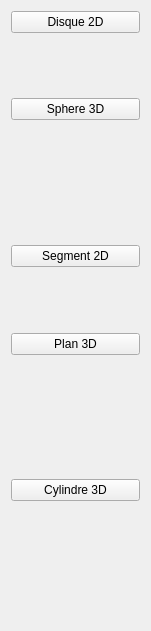
          <widget class="QWidget" name="layoutWidget_19">
           <property name="geometry">
            <rect>
             <x>30</x>
             <y>20</y>
             <width>151</width>
             <height>631</height>
            </rect>
           </property>
           <layout class="QVBoxLayout" name="verticalLayout_7">
            <property name="spacing">
             <number>6</number>
            </property>
            <item>
             <widget class="QPushButton" name="ObstaclesDisqueButton">
              <property name="whatsThis">
               <string>&lt;html&gt;&lt;head/&gt;&lt;body&gt;&lt;p&gt;Ceci est un test, qu'est ce que ça fait ?&lt;/p&gt;&lt;/body&gt;&lt;/html&gt;</string>
              </property>
              <property name="text">
               <string>Disque 2D</string>
              </property>
             </widget>
            </item>
            <item>
             <spacer name="verticalSpacer_28">
              <property name="orientation">
               <enum>Qt::Vertical</enum>
              </property>
              <property name="sizeHint" stdset="0">
               <size>
                <width>20</width>
                <height>40</height>
               </size>
              </property>
             </spacer>
            </item>
            <item>
             <widget class="QPushButton" name="ObstaclesSphereButton">
              <property name="text">
               <string>Sphere 3D</string>
              </property>
             </widget>
            </item>
            <item>
             <spacer name="verticalSpacer_29">
              <property name="orientation">
               <enum>Qt::Vertical</enum>
              </property>
              <property name="sizeHint" stdset="0">
               <size>
                <width>20</width>
                <height>40</height>
               </size>
              </property>
             </spacer>
            </item>
            <item>
             <spacer name="verticalSpacer_37">
              <property name="orientation">
               <enum>Qt::Vertical</enum>
              </property>
              <property name="sizeHint" stdset="0">
               <size>
                <width>20</width>
                <height>40</height>
               </size>
              </property>
             </spacer>
            </item>
            <item>
             <widget class="QPushButton" name="ObstaclesSegmentButton">
              <property name="text">
               <string>Segment 2D</string>
              </property>
             </widget>
            </item>
            <item>
             <spacer name="verticalSpacer_31">
              <property name="orientation">
               <enum>Qt::Vertical</enum>
              </property>
              <property name="sizeHint" stdset="0">
               <size>
                <width>20</width>
                <height>40</height>
               </size>
              </property>
             </spacer>
            </item>
            <item>
             <widget class="QPushButton" name="ObstaclesPlanButton">
              <property name="text">
               <string>Plan 3D</string>
              </property>
             </widget>
            </item>
            <item>
             <spacer name="verticalSpacer_38">
              <property name="orientation">
               <enum>Qt::Vertical</enum>
              </property>
              <property name="sizeHint" stdset="0">
               <size>
                <width>20</width>
                <height>40</height>
               </size>
              </property>
             </spacer>
            </item>
            <item>
             <spacer name="verticalSpacer_30">
              <property name="orientation">
               <enum>Qt::Vertical</enum>
              </property>
              <property name="sizeHint" stdset="0">
               <size>
                <width>20</width>
                <height>40</height>
               </size>
              </property>
             </spacer>
            </item>
            <item>
             <widget class="QPushButton" name="ObstaclesCylindreButton">
              <property name="text">
               <string>Cylindre 3D</string>
              </property>
             </widget>
            </item>
            <item>
             <spacer name="verticalSpacer_40">
              <property name="orientation">
               <enum>Qt::Vertical</enum>
              </property>
              <property name="sizeHint" stdset="0">
               <size>
                <width>20</width>
                <height>40</height>
               </size>
              </property>
             </spacer>
            </item>
            <item>
             <spacer name="verticalSpacer_39">
              <property name="orientation">
               <enum>Qt::Vertical</enum>
              </property>
              <property name="sizeHint" stdset="0">
               <size>
                <width>20</width>
                <height>40</height>
               </size>
              </property>
             </spacer>
            </item>
           </layout>
          </widget>
